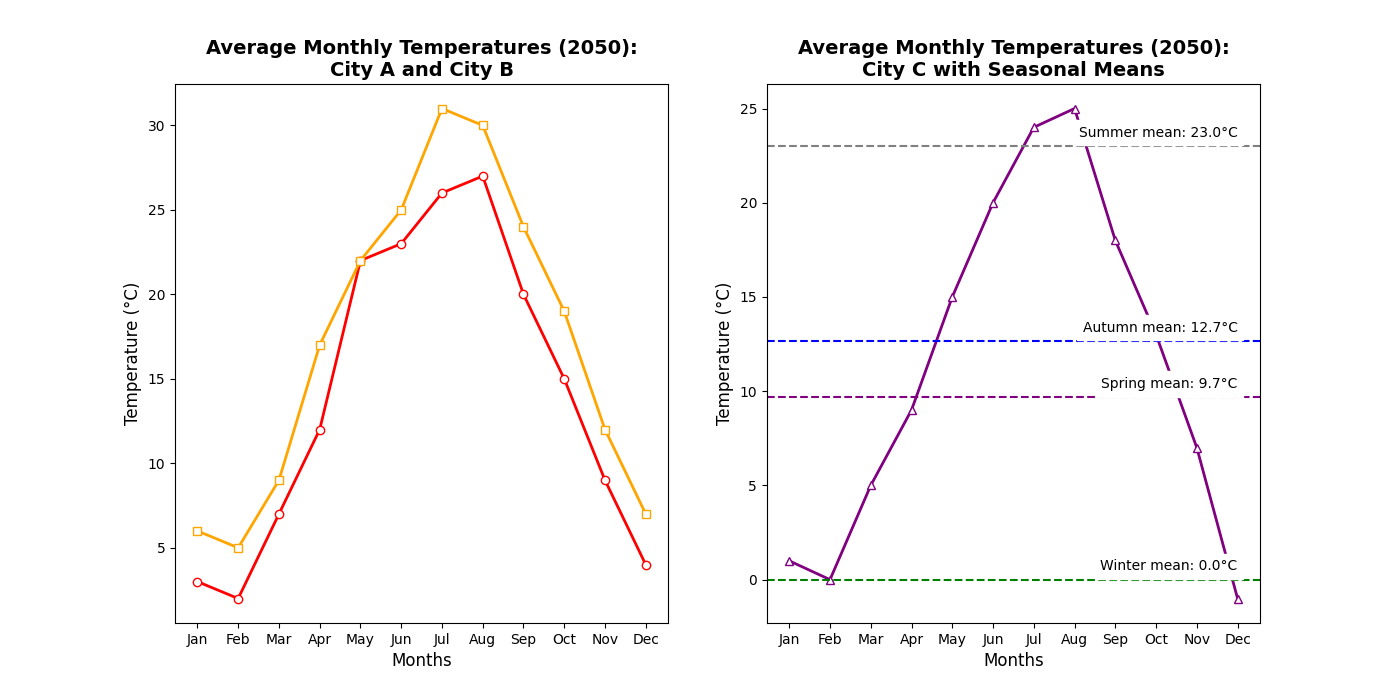

Source code (Python):
import matplotlib.pyplot as plt
import numpy as np

months = ['Jan', 'Feb', 'Mar', 'Apr', 'May', 'Jun', 'Jul', 'Aug', 'Sep', 'Oct', 'Nov', 'Dec']

city_a_temps = [3, 2, 7, 12, 22, 23, 26, 27, 20, 15, 9, 4]
city_b_temps = [6, 5, 9, 17, 22, 25, 31, 30, 24, 19, 12, 7]
city_c_temps = [1, 0, 5, 9, 15, 20, 24, 25, 18, 13, 7, -1]

fig, axs = plt.subplots(1, 2, figsize=(14, 7))

axs[0].plot(months, city_a_temps, '-o', color='red', linewidth=2, markerfacecolor='white')  # changed from blue to red
axs[0].plot(months, city_b_temps, '-s', color='orange', linewidth=2, markerfacecolor='white')  # changed from green to orange
axs[0].set_title('Average Monthly Temperatures (2050):\nCity A and City B', fontsize=14, fontweight='bold')
axs[0].set_xlabel('Months', fontsize=12)
axs[0].set_ylabel('Temperature (°C)', fontsize=12)
axs[0].set_xticks(np.arange(len(months)))
axs[0].set_xticklabels(months)

axs[1].plot(months, city_c_temps, '-^', color='purple', linewidth=2, markerfacecolor='white')  # changed from red to purple

winter_mean = np.mean(city_c_temps[0:2] + city_c_temps[11:])
spring_mean = np.mean(city_c_temps[2:5])
summer_mean = np.mean(city_c_temps[5:8])
autumn_mean = np.mean(city_c_temps[8:11])

axs[1].axhline(y=winter_mean, color='green', linestyle='--')  # changed from blue to green
axs[1].axhline(y=spring_mean, color='purple', linestyle='--')  # changed from green to purple
axs[1].axhline(y=summer_mean, color='gray', linestyle='--')  # changed from orange to gray
axs[1].axhline(y=autumn_mean, color='blue', linestyle='--')  # changed from purple to blue
axs[1].set_title('Average Monthly Temperatures (2050):\nCity C with Seasonal Means', fontsize=14, fontweight='bold')
axs[1].set_xlabel('Months', fontsize=12)
axs[1].set_ylabel('Temperature (°C)', fontsize=12)
axs[1].set_xticks(np.arange(len(months)))
axs[1].set_xticklabels(months)

season_annot = [('Winter', winter_mean), ('Spring', spring_mean), ('Summer', summer_mean), ('Autumn', autumn_mean)]
for season, mean_temp in season_annot:
    axs[1].text(len(months)-1, mean_temp + 0.5, f'{season} mean: {mean_temp:.1f}°C', 
                fontsize=10, color='black', ha='right', backgroundcolor='white')

plt.show()
